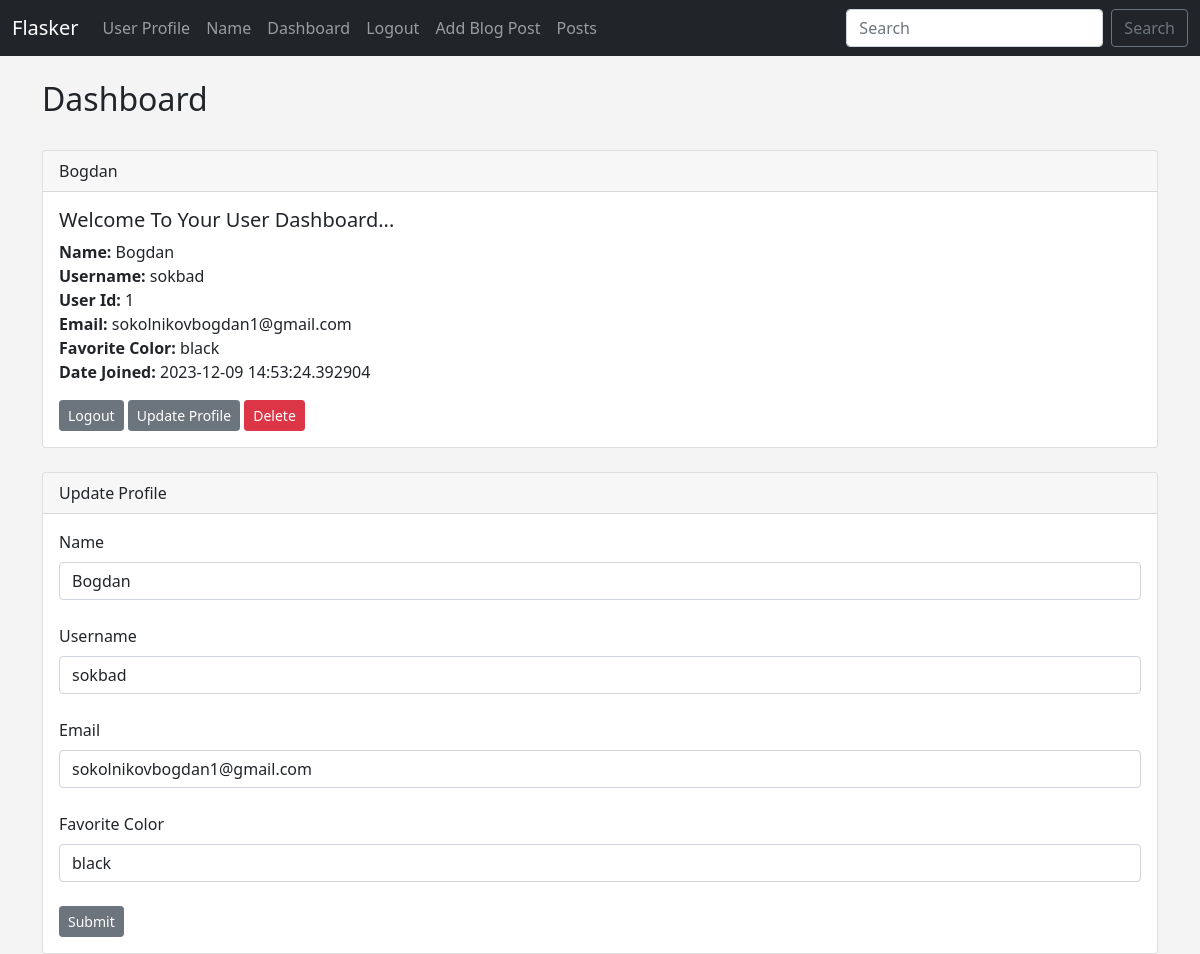
The page /dashboard (signed in) on the database as committed earlier.
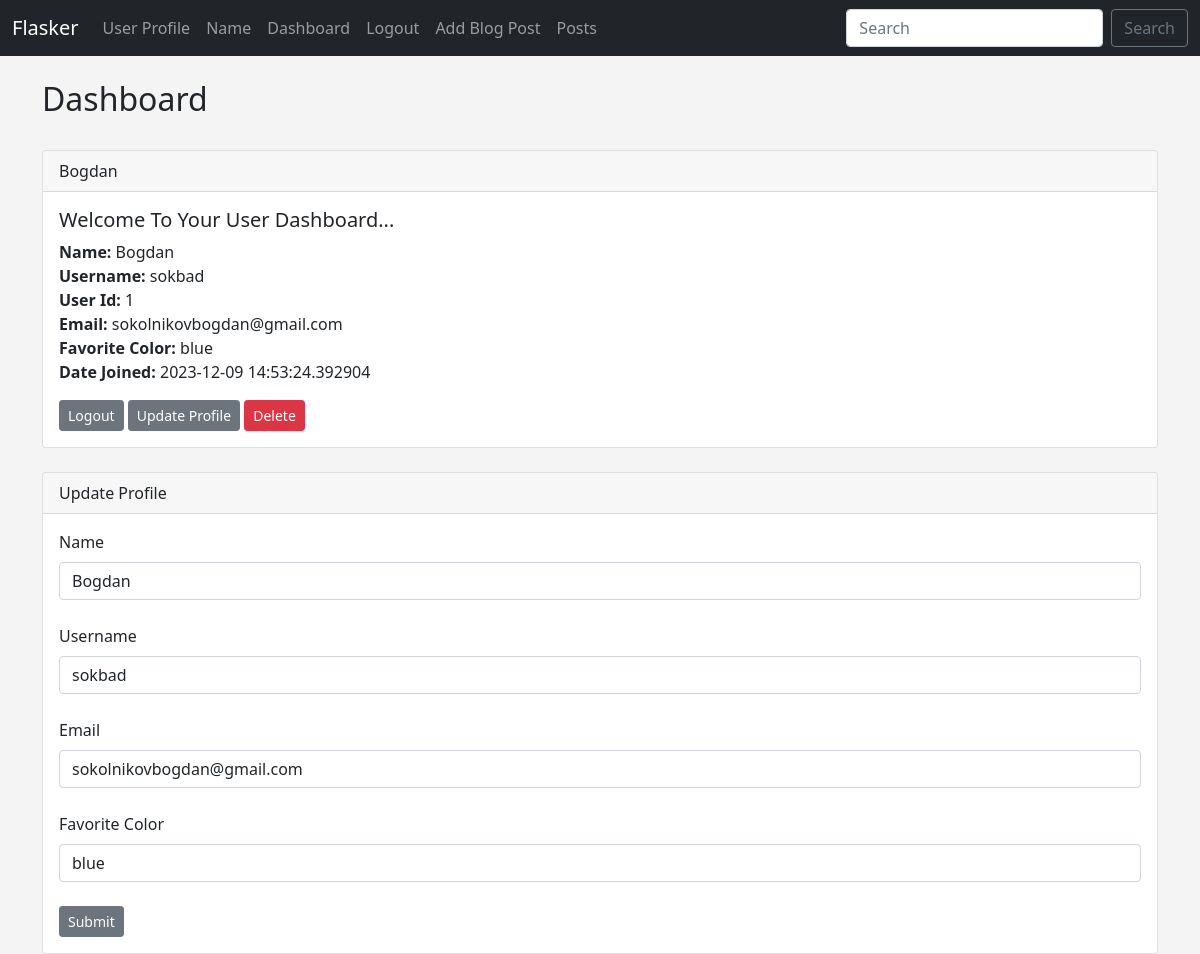
The same page on the database as committed later.
### hello.py (models this page shows, shortened)
class Users(db.Model, UserMixin):
	id = db.Column(db.Integer, primary_key=True)
	username = db.Column(db.String(20), nullable=False, unique=True)
	name = db.Column(db.String(200), nullable=False)
	email = db.Column(db.String(120), nullable=False, unique=True)
	favorite_color = db.Column(db.String(120))
	date_added = db.Column(db.DateTime, default=datetime.utcnow)
	password_hash = db.Column(db.String(128))
	@property
	def password(self):
		raise AttributeError('password is not a readable attribute!')

### hello.py (the view)
@app.route('/dashboard', methods=['GET', 'POST'])
@login_required
def dashboard():
	form = UserForm()
	id = current_user.id
	name_to_update = Users.query.get_or_404(id)
	if request.method == "POST":
		name_to_update.name = request.form['name']
		name_to_update.email = request.form['email']
		name_to_update.favorite_color = request.form['favorite_color']
		name_to_update.username = request.form['username']
		try:
			db.session.commit()
			flash("User Updated Successfully!")
			return render_template("dashboard.html",
				form=form,
				name_to_update = name_to_update)
		except:
			flash("Error!  Looks like there was a problem...try again!")
			return render_template("dashboard.html",
				form=form,
				name_to_update = name_to_update)
	else:
		return render_template("dashboard.html",
				form=form,
				name_to_update = name_to_update,
				id = id)
	return render_template('dashboard.html')

### hello.py
class UserForm(FlaskForm):
	name = StringField("Name", validators=[DataRequired()])
	username = StringField("Username", validators=[DataRequired()])
	email = StringField("Email", validators=[DataRequired()])
	favorite_color = StringField("Favorite Color")
	password_hash = PasswordField('Password', validators=[DataRequired(), EqualTo('password_hash2', message='Passwords Must Match!')])
	password_hash2 = PasswordField('Confirm Password', validators=[DataRequired()])
	submit = SubmitField("Submit")

### hello.py (called while the page is built)
@login_manager.user_loader
def load_user(user_id):
	return Users.query.get(int(user_id))

### templates/dashboard.html (shortened to what this page needs)
{% extends 'base.html' %}
{% block content %}
	<h2>Dashboard</h2>
	<br/>
	<div class="card">
  <div class="card-header">
    {{ current_user.name }}
  </div>
  <div class="card-body">
    <h5 class="card-title">Welcome To Your User Dashboard...</h5>
    <p class="card-text">
    	<strong>Name:</strong>
	{{ current_user.name }}<br/>
	<strong>Username:</strong>
	{{ current_user.username }}<br/>
	<strong>User Id:</strong>
	{{ current_user.id }}<br/>
	<strong>Email:</strong>
	{{ current_user.email }}<br/>
	<strong>Favorite Color:</strong>
	{{ current_user.favorite_color }}<br/>
	<strong>Date Joined:</strong>
	{{ current_user.date_added }}<br/>
    </p>
    <a href="{{ url_for('logout')}}" class="btn btn-secondary btn-sm">Logout</a>
    <a href="{{ url_for('update', id=current_user.id)}}" class="btn btn-secondary btn-sm">Update Profile</a>
    <a href="{{ url_for('delete', id=current_user.id)}}" class="btn btn-danger btn-sm">Delete</a>
  </div>
</div>
<br/>
<div class="card">
  <div class="card-header">
    Update Profile
  </div>
  <div class="card-body">
  	<form action="/dashboard" method="POST">
		{{ form.name.label(class="form-label") }}
		{{ form.name(class="form-control", value=name_to_update.name) }}
		<br/>
		{{ form.username.label(class="form-label") }}
		{{ form.username(class="form-control", value=name_to_update.username) }}
		<br/>
		{{ form.email.label(class="form-label") }}
		{{ form.email(class="form-control", value=name_to_update.email) }}
		<br/>
		{{ form.favorite_color.label(class="form-label") }}
		{{ form.favorite_color(class="form-control", value=name_to_update.favorite_color) }}
		<br/>
		{{ form.submit(class="btn btn-secondary btn-sm") }}
	</form>
</div>
</div>
{% endblock %}

### templates/base.html (shortened to what this page needs)
<!doctype html>
<html lang="en">
  <head>
    <link href="https://cdn.jsdelivr.net/npm/bootstrap@5.0.0-beta1/dist/css/bootstrap.min.css" rel="stylesheet">
    <link href="{{ url_for('static', filename='css/style.css') }}" rel="stylesheet">
  </head>
  <body>
  	{% include 'navbar.html' %}
  	<br/>
  	<div class="container">
		{% block content %}
		{% endblock %}
	</div>
  </body>
</html>

### templates/navbar.html (shortened to what this page needs)
<nav class="navbar navbar-expand-lg navbar-dark bg-dark">
  <div class="container-fluid">
    <a class="navbar-brand" href="{{ url_for('index') }}">Flasker</a>
    <div class="collapse navbar-collapse" id="navbarSupportedContent">
      <ul class="navbar-nav me-auto mb-2 mb-lg-0">
        <li class="nav-item">
          <a class="nav-link" href="{{ url_for('user', name='John')}}">User Profile</a>
        </li>
        <li class="nav-item">
          <a class="nav-link" href="{{ url_for('name')}}">Name</a>
        </li>
        {% if current_user.is_authenticated %}
          <li class="nav-item">
            <a class="nav-link" href="{{ url_for('dashboard')}}">Dashboard</a>
          </li>
          <li class="nav-item">
            <a class="nav-link" href="{{ url_for('logout')}}">Logout</a>
          </li>
        {% endif %}
        <li class="nav-item">
          <a class="nav-link" href="{{ url_for('add_post')}}">Add Blog Post</a>
        </li>
        <li class="nav-item">
          <a class="nav-link" href="{{ url_for('posts')}}">Posts</a>
        </li>
      </ul>
      <form class="d-flex">
        <input class="form-control me-2" type="search" placeholder="Search" aria-label="Search">
        <button class="btn btn-outline-secondary" type="submit">Search</button>
      </form>
    </div>
  </div>
</nav>

### static/css/style.css (style rules this page uses)
body { background: #f4f4f4; }

Rows that differ between the two databases and show on the page:
changed Users "Bogdan": email "sokolnikovbogdan1@gmail.com" → "sokolnikovbogdan@gmail.com"; favorite_color "black" → "blue"
